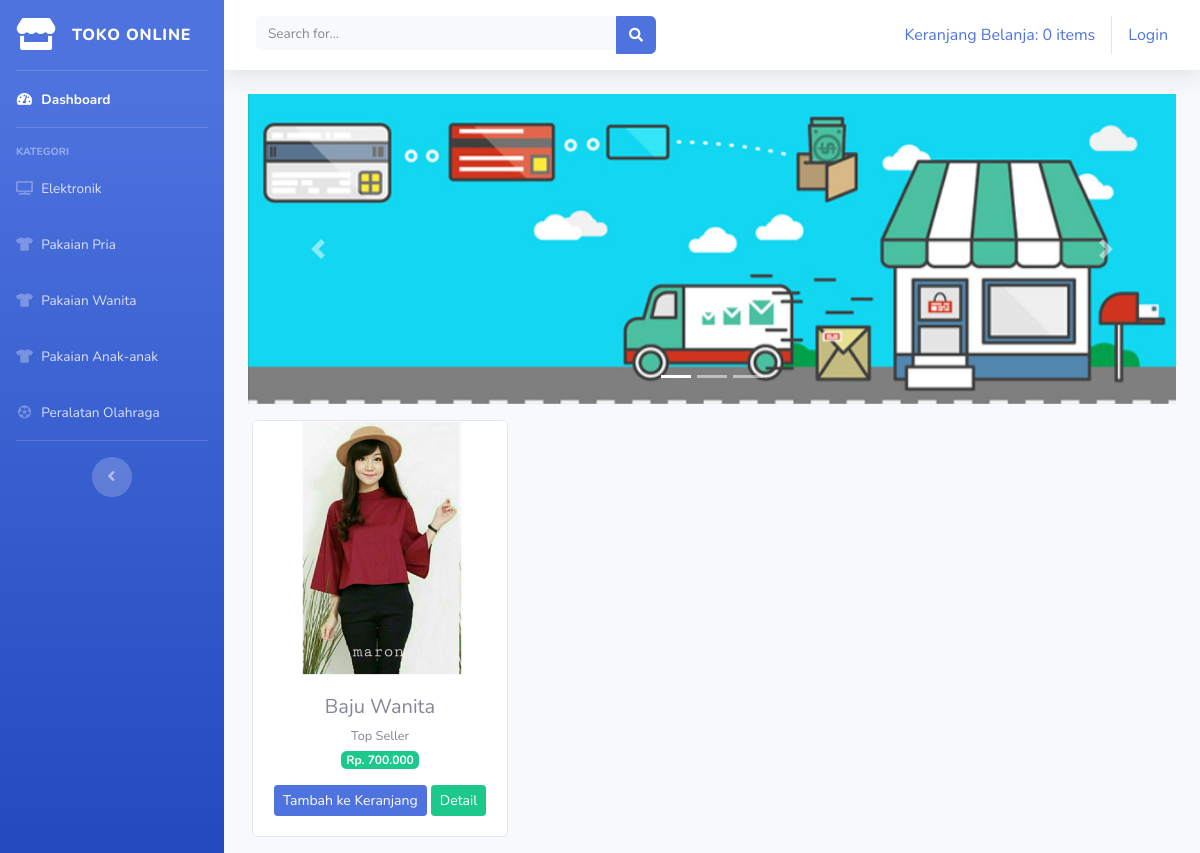
Screenshot of /index.php/kategori/pakaian_wanita with the database file from the repository.
### tables this page shows
CREATE TABLE `tb_barang` (
  `id_brg` int(11) NOT NULL,
  `nama_brg` varchar(120) NOT NULL,
  `keterangan` varchar(225) NOT NULL,
  `kategori` varchar(60) NOT NULL,
  `harga` int(11) NOT NULL,
  `stok` int(4) NOT NULL,
  `gambar` text NOT NULL
);

### application/controllers/kategori.php (called while the page is built, shortened)
<?php
class Kategori extends CI_Controller{
	public function pakaian_wanita()
	{
		$data['pakaian_wanita'] = $this->model_kategori->data_pakaian_wanita()->result();
		$this->load->view('templates/header');
		$this->load->view('templates/sidebar');
		$this->load->view('pakaian_wanita',$data);
		$this->load->view('templates/footer');
	}
}

### index.php (called while the page is built, shortened)
<?php
require_once BASEPATH.'core/CodeIgniter.php';

### application/models/model_kategori.php (called while the page is built, shortened)
<?php
class Model_kategori extends CI_Model{
	public function data_pakaian_wanita()
	{
		return $this->db->get_where("tb_barang",array('kategori' => 'pakaian wanita'));
	}
}

### application/views/pakaian_wanita.php (the view, shortened to what this page needs)
<div class="container-fluid">
  <div id="carouselExampleIndicators" class="carousel slide" data-ride="carousel">
    <ol class="carousel-indicators">
      <li data-target="#carouselExampleIndicators" data-slide-to="0" class="active"></li>
      <li data-target="#carouselExampleIndicators" data-slide-to="1"></li>
      <li data-target="#carouselExampleIndicators" data-slide-to="2"></li>
    </ol>
    <div class="carousel-inner">
      <div class="carousel-item active">
        <img src="<?php echo base_url('assets/img/slider1.jpg') ?>" class="d-block w-100" alt="...">
      </div>
    </div>
    <a class="carousel-control-prev" href="#carouselExampleIndicators" role="button" data-slide="prev">
      <span class="carousel-control-prev-icon" aria-hidden="true"></span>
    </a>
    <a class="carousel-control-next" href="#carouselExampleIndicators" role="button" data-slide="next">
      <span class="carousel-control-next-icon" aria-hidden="true"></span>
    </a>
  </div>
  <div class="row text-center mt-3">
    <?php foreach ($pakaian_wanita as $brg) : ?>
      <div class="card ml-3 mb-3" style="width: 16rem;">
      <img src="<?php echo base_url().'/uploads/'.$brg->gambar ?>" class="card-img-top" alt="...">
      <div class="card-body">
        <h5 class="card-title mb-1"><?php echo $brg->nama_brg ?></h5>
        <small><?php echo $brg->keterangan ?></small><br>
        <span class="badge badge-success mb-3">Rp. <?php echo number_format($brg->harga, 0,',','.')  ?></span>
        <?php echo anchor('dashboard/tambah_ke_keranjang/'.$brg->id_brg, '<div class="btn btn-sm btn-primary">Tambah ke Keranjang</div>') ?>
          <?php echo anchor('dashboard/detail/'.$brg->id_brg, '<div class="btn btn-sm btn-success">Detail</div>') ?>
      </div>
      </div>
    <?php endforeach; ?>
  </div>
</div>

### rows the page displays
tb_barang: gambar (picture), nama_brg "Baju Wanita", keterangan "Top Seller", harga "700.000", id_brg "Tambah ke Keranjang", id_brg "Detail"

### other values shown
anchor('dashboard/detail_keranjang', $keranjang ) "Keranjang Belanja: 0 items"
anchor('auth/login', 'Login') "Login"
